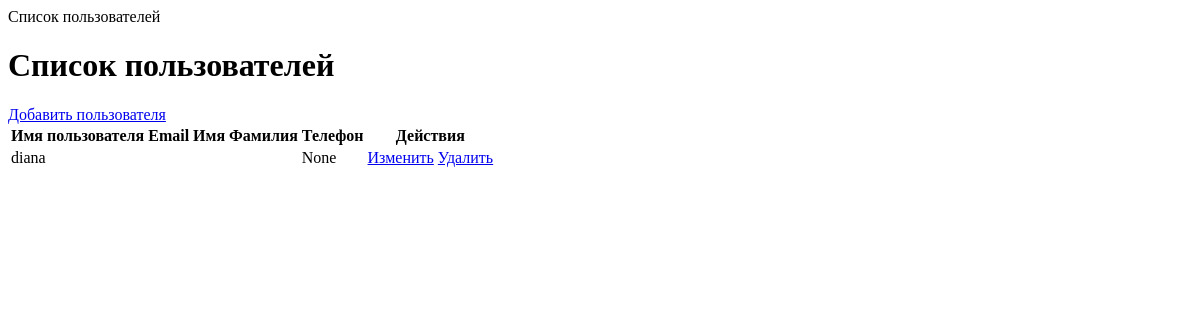
The app's page /users/ (signed in), older data.
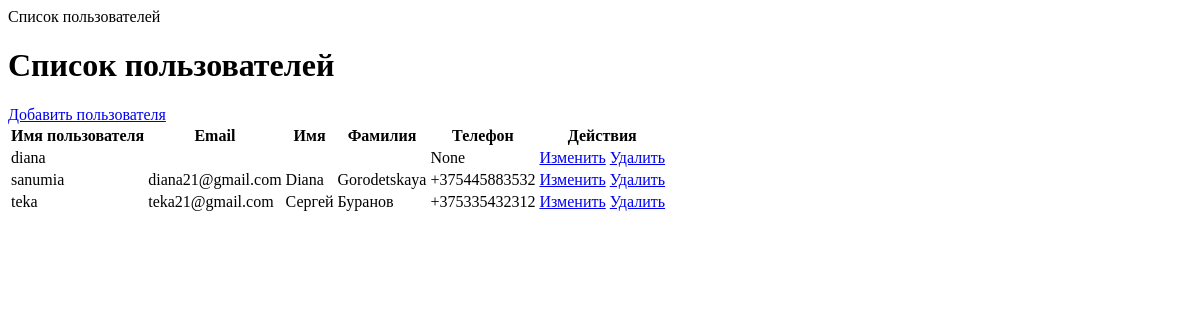
The same page, newer data.
### users/models.py (models this page shows, shortened)
class User(AbstractUser):
    image = models.ImageField(upload_to='users_images', null=True, blank=True)
    phone_regex = RegexValidator(
        regex=r'^\+375(29|25|44|33)\d{7}$',
        message="Номер телефона должен быть в формате: '+375291234567'"
    )
    phone_number = models.CharField(
        validators=[phone_regex],
        max_length=20,
        blank=True,
        null=True,
        verbose_name='Номер телефона'
    )
    birth_date = models.DateField(
        verbose_name='Дата рождения',
        null=True,
        blank=True,
        validators=[
            MinValueValidator(
                limit_value=date(1900, 1, 1),
                message='Дата рождения не может быть раньше 1900 года'
            )
        ]
    )
    timezone = models.CharField(
        max_length=50,
        default='UTC',
        verbose_name='Часовой пояс',
        help_text='Например: Europe/Minsk или UTC'
    )
    is_client = models.BooleanField(default=True, verbose_name='Является клиентом')
    created_at = models.DateTimeField(auto_now_add=True, verbose_name='Дата создания (UTC)')
    updated_at = models.DateTimeField(auto_now=True, verbose_name='Дата обновления (UTC)')
    created_at_local = models.DateTimeField(verbose_name='Дата создания (локальное время)', null=True, blank=True)
    updated_at_local = models.DateTimeField(verbose_name='Дата обновления (локальное время)', null=True, blank=True)
    class Meta:
        verbose_name = 'Пользователь'
        verbose_name_plural = 'Пользователи'
        constraints = [
            models.CheckConstraint(
                check=models.Q(birth_date__lte=timezone.now().date() - timezone.timedelta(days=365*18)),
                name='age_18_plus'
            )
        ]

### users/views.py (the view)
# urls.py: path('', UserListView.as_view(), name='user_list'),
class UserListView(LoginRequiredMixin, ListView):
    model = User
    template_name = 'users/user_list.html'
    context_object_name = 'users'
    paginate_by = 10

### users/templates/users/user_list.html (shortened to what this page needs)
{% block content %}
<h1>Список пользователей</h1>
{% if perms.auth.add_user %}
<a href="{% url 'users:user_create' %}" class="btn btn-primary mb-3">Добавить пользователя</a>
{% endif %}
<table class="table">
    <thead>
        <tr>
            <th>Имя пользователя</th>
            <th>Email</th>
            <th>Имя</th>
            <th>Фамилия</th>
            <th>Телефон</th>
            <th>Действия</th>
        </tr>
    </thead>
    <tbody>
        {% for user in users %}
        <tr>
            <td>{{ user.username }}</td>
            <td>{{ user.email }}</td>
            <td>{{ user.first_name }}</td>
            <td>{{ user.last_name }}</td>
            <td>{{ user.phone_number }}</td>
            <td>
                <a href="{% url 'users:user_update' user.pk %}" class="btn btn-sm btn-warning">Изменить</a>
                <a href="{% url 'users:user_delete' user.pk %}" class="btn btn-sm btn-danger">Удалить</a>
            </td>
        </tr>
        {% endfor %}
    </tbody>
</table>
{% endblock %}

Row changes from the older to the newer data that the page shows:
added User: username "sanumia", email "diana21@gmail.com", first_name "Diana", last_name "Gorodetskaya", phone_number "+375445883532"
added User: username "teka", email "teka21@gmail.com", first_name "Сергей", last_name "Буранов", phone_number "+375335432312"
